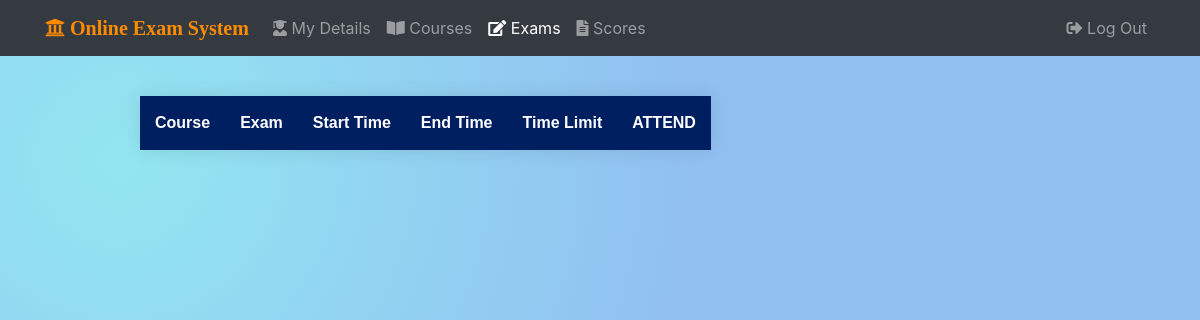
The page /students/student001/exams/ (signed in) on the database as committed earlier.
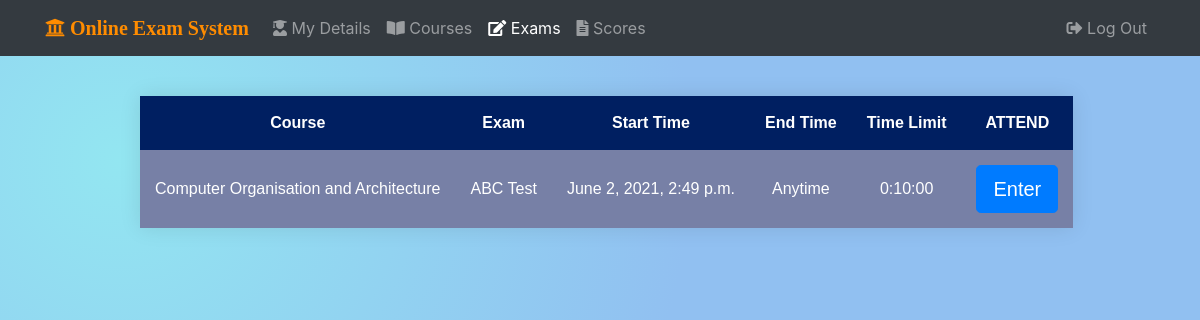
The same page on the database as committed later.
### stud_app/models.py (models this page shows, shortened)
class Exam(models.Model):
    exam_name = models.CharField(max_length=40, unique=True)
    course_fk = models.ForeignKey(Course, verbose_name='Course', on_delete=models.CASCADE)
    qn_mark = models.FloatField(default=4, null=True, blank=True)
    neg_mark = models.FloatField(default=1, null=True, blank=True)
    start_time = models.DateTimeField(null=True, blank=True)
    end_time = models.DateTimeField(null=True, blank=True)
    time_limit = models.DurationField(help_text='HH:MM:SS format') #widget=TimeDurationWidget(), required=False,
    is_active = models.BooleanField(default=True)
    created_on = models.DateTimeField(auto_now_add=True, editable=False)
    updated_on = models.DateTimeField(auto_now=True, editable=False)
    pub_date = models.DateTimeField('Date Published', auto_now_add=True, editable=False)
    def was_published_recently(self):
        now = timezone.now()
        return now - datetime.timedelta(days=1) <= self.pub_date <= now
    was_published_recently.short_description = 'Recently Published?'
    was_published_recently.boolean = True
    was_published_recently.admin_order_field = 'pub_date'
    class Meta:
        ordering = ['start_time',]

class Course(models.Model):
    course_code = models.CharField(max_length=6, unique=True)
    course_name = models.CharField(max_length=50)
    dept_fk = models.ForeignKey(Department, on_delete=models.PROTECT)
    course_desc = models.TextField('Course Description',max_length=300,null=True,blank=True)

### stud_app/views.py (the view)
# urls.py: path('<username>/exams/', views.exam_list_view, name="exams"),
@login_required()
def exam_list_view(request, username):
    if request.method == 'POST':
        exams = Exam.objects.all()
        for exam in exams:
            if str(exam.id) in request.POST:
                return HttpResponseRedirect(reverse('stud_app:exams', args=[username, exam.id,]))
        else:
            return HttpResponse('NO such exams\n',request.POST)
    else:
        student = get_object_or_404(Student, user__username = username)
        courses = student.course_fk.all()
        exams = Exam.objects.filter(Q(course_fk__in=courses))
        unattended_exams = Exam.objects.filter(
            ~Q(attendee__exam_fk__in=exams, attendee__student_fk=student.id),
            Q(is_active=True),
            Q(course_fk__in=student.course_fk.all())
        )
        context = {
                'username': username,
                'exams': unattended_exams,
                'now': timezone.now(),
                'current_page': 'exams',
            }
        return render(request, 'stud_app/exam_list.html', context)

### stud_app/templates/stud_app/exam_list.html (shortened to what this page needs)
{% extends 'base.html' %}
{% load static %}
{% block head %}
    <link rel="stylesheet" href="{% static 'stud_app/css/exam_list.css' %}">
{% endblock %}
{% block content %}
<div class="container">
<div class="row">
<div class="col-10 offset-1">
<form action="" method="post">
    <div class="table-container">
        <table style="margin: auto;">
            <thead>
                <tr>
                    <th>Course</th>
                    <th>Exam</th>
                    <th>Start Time</th>
                    <th>End Time</th>
                    <th>Time Limit</th>
                    <th>ATTEND</th>
                </tr>
            </thead>
            <tbody>
                {% for exam in exams %}
                <tr>
                    <td>{{ exam.course_fk.course_name }}</td>
                    <td>{{ exam.exam_name }}</td>
                    <td>
                        {% if exam.start_time %}
                            {{ exam.start_time }}
                        {% else %}
                            Anytime
                        {% endif %}
                    </td>
                    <td>
                        {% if exam.end_time %}
                            {{ exam.end_time }}
                        {% else %}
                            Anytime
                        {% endif %}
                    </td>
                    <td>{{ exam.time_limit }}</td>
                    <td>
                        <button type="submit" name="{{ exam.id }}" class="btn btn-lg btn-primary btn-block btn-signin"
                        value="{{ exam.id}}">Enter</button>
                    </td>
                </tr>
                {% endfor %}
            </tbody>
        </table>
    </div>
</form>
</div>
</div>
</div>
{% endblock %}

Rows that differ between the two databases and show on the page:
added Exam: course_fk.course_name "Computer Organisation and Architecture", exam_name "ABC Test", start_time "June 2, 2021, 2:49 p.m.", shows "Anytime", time_limit "0:10:00"
